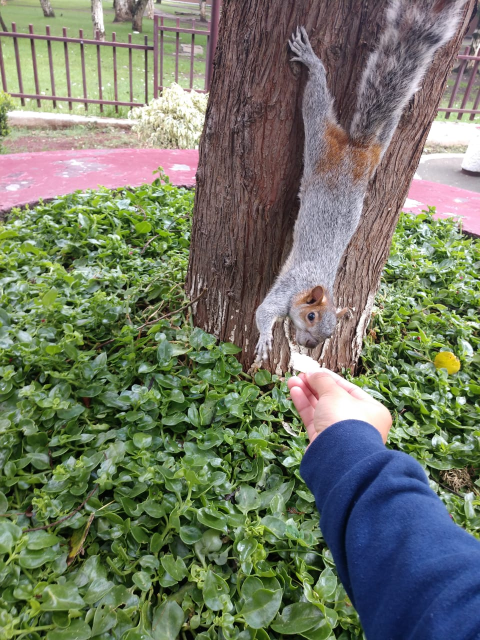
%> input picture Imagenes/ardilla.jpg, 960 x 1280 px (shown at 1/2 size)
$ octave imagen.m   (GNU Octave 9; MATLAB toolbox functions it lacks are replaced by stand-ins)
%> lines starting %> are read from the running program, lines starting %| are printed output that depends on the picture; in (x1, y1, x2, y2) boxes, pixels count from 0 and x2, y2 are one past the last pixel; in counts of white or black regions, pixels touching at a corner belong together; the program's own positions count from 1
clc; clear all; clc;
% Reading picture
color_ = imread('ardilla.jpg');
%> color_ is the input picture: size 1280x960x3 uint8; mean R, G, B 114.8, 121.1, 101.2
subplot(2,2,[1,3]);
imshow(color_);
% Resize image
color = imresize(color_,[240, 320]);
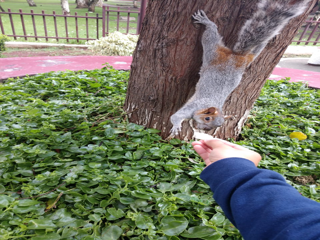
%> color: size 240x320x3 uint8; mean R, G, B 114.8, 121.1, 101.2
% Grey scale
grey = rgb2gray(color);
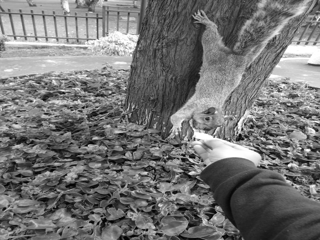
%> grey: size 240x320 uint8; min 0, max 255, mean 117
% figure;
subplot(2,2,[2,4]);
imshow(grey);
% Values less than 120
bin1 = grey < 120;
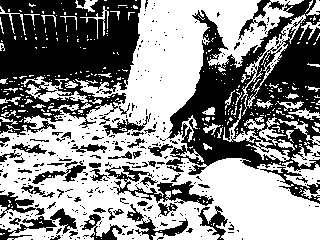
%> bin1: size 240x320 logical; 54.8% white; 356 black regions (297 under 20 px), largest, box (x1, y1, x2, y2) and area: (166, 0, 320, 175) 13298, (0, 0, 141, 135) 13038, (105, 166, 214, 206) 1141
figure;
subplot(2,2,[1,3]);
imshow(bin1);
% Values greater than 120
bin2 = grey > 120;
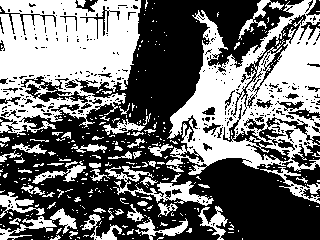
%> bin2: size 240x320 logical; 44.5% white; 358 white regions (297 under 20 px), largest, box (x1, y1, x2, y2) and area: (166, 0, 320, 175) 13119, (0, 0, 141, 135) 12918, (105, 166, 214, 206) 1102
subplot(2,2,[2,4]);
imshow(bin2);
% Histograma de la escala de grises
figure;
histogram(grey);
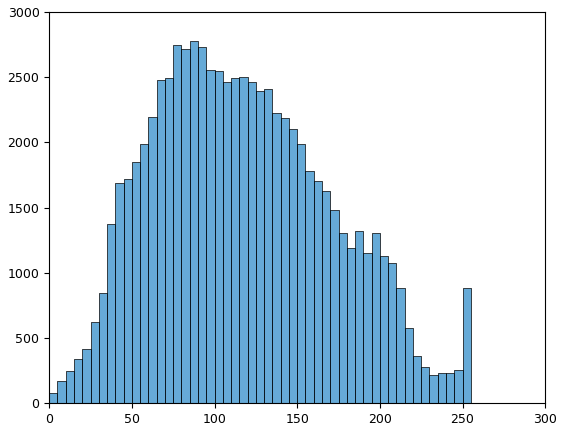
%> figure redrawn from the program's plot data; tallest bar 2781 high, from x = 85 to 90
